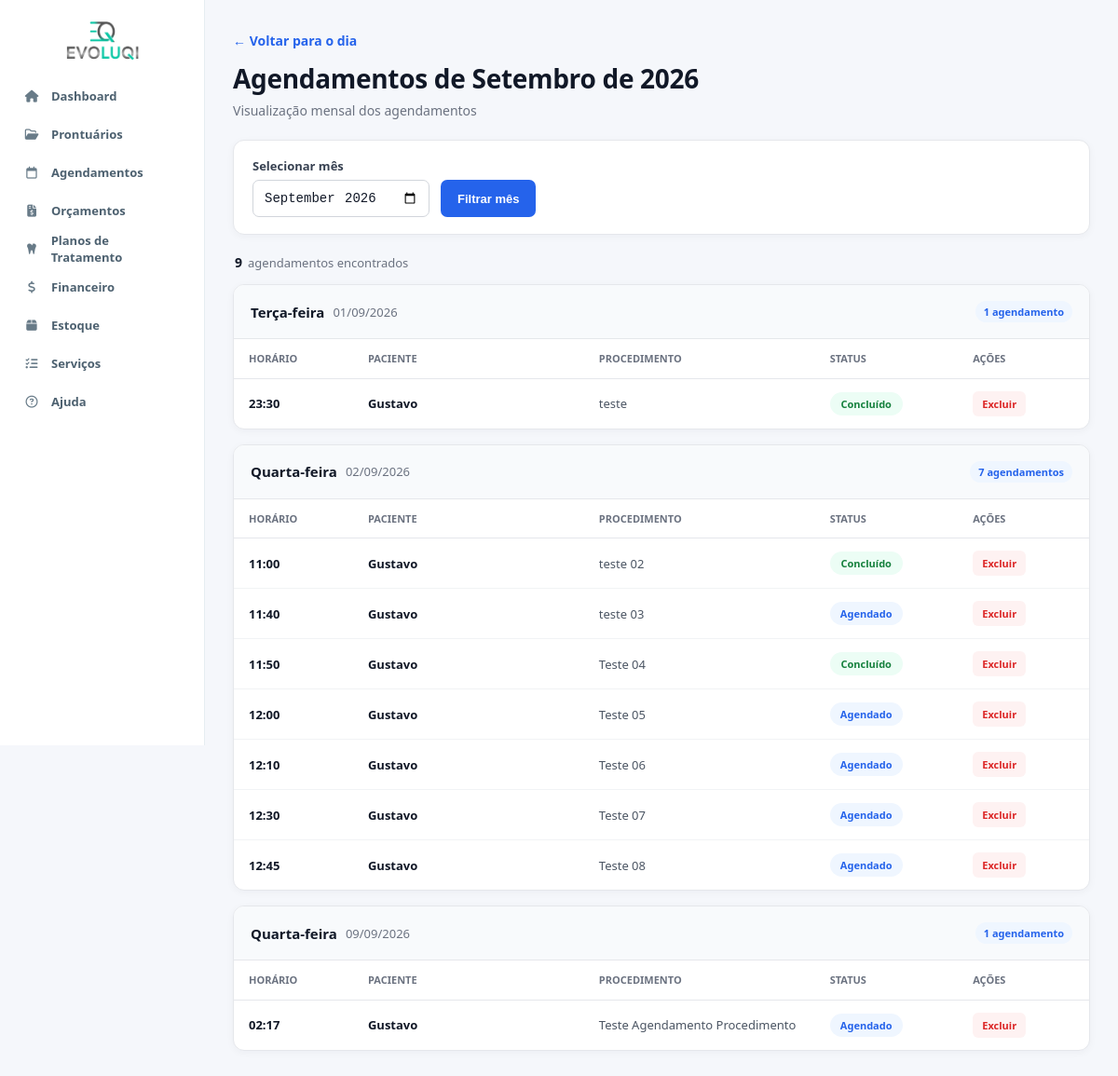
Page /listar_mes.php on the committed database.
### tables this page shows
CREATE TABLE `agendamentos` (
  `id` int NOT NULL AUTO_INCREMENT,
  `paciente_id` int DEFAULT NULL,
  `paciente_nome` varchar(255) DEFAULT NULL,
  `procedimento` varchar(255) NOT NULL,
  `data` date NOT NULL,
  `horario` time NOT NULL,
  `status` enum('agendado','confirmado','cancelado','concluido') NOT NULL DEFAULT 'agendado',
  `created_at` timestamp NOT NULL DEFAULT CURRENT_TIMESTAMP,
  `plano_item_id` int DEFAULT NULL,
  PRIMARY KEY (`id`),
  KEY `paciente_id` (`paciente_id`),
  KEY `idx_agendamento_plano_item` (`plano_item_id`),
  CONSTRAINT `agendamentos_ibfk_1` FOREIGN KEY (`paciente_id`) REFERENCES `prontuarios` (`id`) ON DELETE SET NULL,
  CONSTRAINT `fk_agendamento_plano_item` FOREIGN KEY (`plano_item_id`) REFERENCES `planos_tratamento_itens` (`id`) ON DELETE SET NULL ON UPDATE CASCADE
);

### listar_mes.php (the view, shortened to what this page needs)
<?php
require_once 'conexao/conexao.php';
$mes = $_GET['mes'] ?? date('Y-m');
$data_inicio = $mes . '-01';
$data_fim = date('Y-m-t', strtotime($data_inicio));
$stmt = $pdo->prepare("
    SELECT
        a.*,
        COALESCE(p.paciente, a.paciente_nome) AS nome_paciente
    FROM agendamentos a
    LEFT JOIN prontuarios p ON a.paciente_id = p.id
    WHERE a.data BETWEEN ? AND ?
    ORDER BY a.data, a.horario
");
$stmt->execute([$data_inicio, $data_fim]);
$agendamentos = $stmt->fetchAll(PDO::FETCH_ASSOC);
$meses = [
    1  => 'Janeiro',
    2  => 'Fevereiro',
    3  => 'Março',
    4  => 'Abril',
    5  => 'Maio',
    6  => 'Junho',
    7  => 'Julho',
    8  => 'Agosto',
    9  => 'Setembro',
    10 => 'Outubro',
    11 => 'Novembro',
    12 => 'Dezembro'
];
$numero_mes = (int) date('n', strtotime($data_inicio));
$ano = date('Y', strtotime($data_inicio));
$mes_formatado = $meses[$numero_mes] . ' de ' . $ano;
$dias_semana = [
    'Monday'    => 'Segunda-feira',
    'Tuesday'   => 'Terça-feira',
    'Wednesday' => 'Quarta-feira',
    'Thursday'  => 'Quinta-feira',
    'Friday'    => 'Sexta-feira',
    'Saturday'  => 'Sábado',
    'Sunday'    => 'Domingo'
];
$agendamentos_por_data = [];
foreach ($agendamentos as $agendamento) {
    $agendamentos_por_data[$agendamento['data']][] = $agendamento;
}
?>
<!DOCTYPE html>
<html lang="pt-BR">
<head>
    <link rel="stylesheet" href="css/global.css">
    <linkrel="stylesheet" href="css/variables.css">
        <link rel="stylesheet" href="css/layout.css">
        <link rel="stylesheet" href="css/navbar.css">
        <link rel="stylesheet" href="css/listar_mes.css">
        <link rel="stylesheet" href="https://cdnjs.cloudflare.com/ajax/libs/font-awesome/6.5.2/css/all.min.css">
</head>
<body>
    <?php include 'navbar.php'; ?>
    <main class="mes-page">
        <div class="mes-container">
            <div class="cabecalho-pagina">
                <div>
                    <a href="agendamentos.php" class="voltar">
                        ← Voltar para o dia
                    </a>
                    <h1>
                        Agendamentos de <?= htmlspecialchars($mes_formatado) ?>
                    </h1>
                    <p class="subtitulo">
                        Visualização mensal dos agendamentos
                    </p>
                </div>
            </div>
            <section class="filtro-card">
                <form method="GET" class="filtro-mes">
                    <div class="campo-filtro">
                        <label for="mes">
                            Selecionar mês
                        </label>
                        <input
                            type="month"
                            id="mes"
                            name="mes"
                            value="<?= htmlspecialchars($mes) ?>"
                            required>
                    </div>
                    <button type="submit" class="btn-filtrar">
                        Filtrar mês
                    </button>
                </form>
            </section>
            <?php if (empty($agendamentos_por_data)): ?>
                <section class="sem-agendamentos">
                    <div class="sem-agendamentos-icon">
                        📅
                    </div>
                    <h2>
                        Nenhum agendamento encontrado
                    </h2>
                    <p>
                        Não existem agendamentos cadastrados para
                        <?= htmlspecialchars($mes_formatado) ?>.
                    </p>
                </section>
            <?php else: ?>
                <div class="resumo-mes">
                    <strong>
                        <?= count($agendamentos) ?>
                    </strong>
                    <span>
                        <?= count($agendamentos) === 1
                            ? 'agendamento encontrado'
                            : 'agendamentos encontrados'
                        ?>
                    </span>
                </div>
                <div class="dias-container">
                    <?php foreach ($agendamentos_por_data as $data => $lista): ?>
                        <?php
                        $timestamp = strtotime($data);
                        $data_formatada = date('d/m/Y', $timestamp);
                        $dia_semana_en = date('l', $timestamp);
                        $dia_semana_pt =
                            $dias_semana[$dia_semana_en]
                            ?? $dia_semana_en;
                        ?>
                        <section class="dia-secao">
                            <div class="dia-cabecalho">
                                <div class="dia-data">
                                    <span class="dia-semana">
                                        <?= htmlspecialchars($dia_semana_pt) ?>
                                    </span>
                                    <span class="data-completa">
                                        <?= htmlspecialchars($data_formatada) ?>
                                    </span>
                                </div>
                                <span class="contador-dia">
                                    <?= count($lista) ?>
                                    <?= count($lista) === 1
                                        ? 'agendamento'
                                        : 'agendamentos'
                                    ?>
                                </span>
                            </div>
                            <div class="tabela-wrapper">
                                <table class="tabela-agendamentos">
                                    <thead>
                                        <tr>
                                            <th>Horário</th>
                                            <th>Paciente</th>
                                            <th>Procedimento</th>
                                            <th>Status</th>
                                            <th>Ações</th>
                                        </tr>
                                    </thead>
                                    <tbody>
                                        <?php foreach ($lista as $ag): ?>
                                            <?php
                                            $status = strtolower(
                                                trim($ag['status'] ?? 'agendado')
                                            );
                                            $status_class = match ($status) {
                                                'concluido', 'concluído' => 'concluido',
                                                'cancelado', 'cancelada' => 'cancelado',
                                                default => 'agendado'
                                            };
                                            $status_text = match ($status) {
                                                'concluido', 'concluído' => 'Concluído',
                                                'cancelado', 'cancelada' => 'Cancelado',
                                                default => 'Agendado'
                                            };
                                            ?>
                                            <tr>
                                                <td class="horario">
                                                    <?= htmlspecialchars(
                                                        date(
                                                            'H:i',
                                                            strtotime($ag['horario'])
                                                        )
                                                    ) ?>
                                                </td>
                                                <td class="paciente">
                                                    <?= htmlspecialchars(
                                                        $ag['nome_paciente'] ?? 'Não informado'
                                                    ) ?>
                                                </td>
                                                <td class="procedimento">
                                                    <?= htmlspecialchars(
                                                        $ag['procedimento'] ?? '-'
                                                    ) ?>
                                                </td>
                                                <td>
                                                    <span class="status <?= $status_class ?>">
                                                        <?= htmlspecialchars($status_text) ?>
                                                    </span>
                                                </td>
                                                <td class="acoes">
                                                    <a
                                                        href="excluir_agendamentos.php?id=<?= (int) $ag['id'] ?>"
                                                        class="btn-excluir"
                                                        onclick="return confirm('Excluir este agendamento?');">
                                                        Excluir
                                                    </a>
                                                </td>
                                            </tr>
                                        <?php endforeach; ?>
                                    </tbody>
                                </table>
                            </div>
                        </section>
                    <?php endforeach; ?>
                </div>
            <?php endif; ?>
        </div>
    </main>
</body>
</html>

### css/global.css (style rules this page uses)
* { margin: 0; padding: 0; box-sizing: border-box; }
body { font-family: "Segoe UI", Arial, sans-serif; display: flex; background: var(--background); min-height: 100vh; overflow-x: hidden; color: var(--text); }
h1 { font-size: 28px; font-weight: 700; margin-bottom: 25px; }

### css/variables.css (style rules this page uses)
:root { --primary: #2563eb; --primary-dark: #1d4ed8; --primary-light: #dbeafe; --success: #16a34a; --danger: #dc2626; --warning: #f59e0b; --background: #f8fafc; --surface: #ffffff; --text: #1e293b; --text-light: #64748b; --border: #e2e8f0; --shadow: 0 8px 25px rgba(15, 23, 42, 0.08); --radius: 14px; }

### rows in the picture
agendamentos: horario "23:30", nome_paciente "Gustavo", procedimento "teste", status "Concluído"
agendamentos: horario "11:00", nome_paciente "Gustavo", procedimento "teste 02", status "Concluído"
agendamentos: horario "11:40", nome_paciente "Gustavo", procedimento "teste 03", status "Agendado"
agendamentos: horario "11:50", nome_paciente "Gustavo", procedimento "Teste 04", status "Concluído"
agendamentos: horario "12:00", nome_paciente "Gustavo", procedimento "Teste 05", status "Agendado"
agendamentos: horario "12:10", nome_paciente "Gustavo", procedimento "Teste 06", status "Agendado"
agendamentos: horario "12:30", nome_paciente "Gustavo", procedimento "Teste 07", status "Agendado"
agendamentos: horario "12:45", nome_paciente "Gustavo", procedimento "Teste 08", status "Agendado"
agendamentos: horario "02:17", nome_paciente "Gustavo", procedimento "Teste Agendamento Procedimento", status "Agendado"

### other values in the picture
count($agendamentos) "9"
$dia_semana_pt "Terça-feira"
$data_formatada "01/09/2026"
count($lista) "1"
$dia_semana_pt "Quarta-feira"
$data_formatada "02/09/2026"
count($lista) "7"
$data_formatada "09/09/2026"
